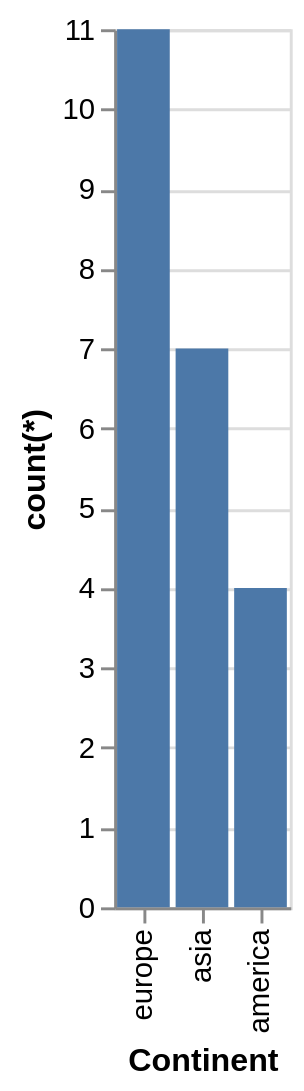

Here is the Vega-Lite specification saved for this chart:
### Vega-Lite specification from a JSON file in a GitHub repository (floating-point values rounded to 4 significant figures)
{"data": {"values": [{"x_data": "europe", "y_data": 11}, {"x_data": "asia", "y_data": 7}, {"x_data": "america", "y_data": 4}]}, "mark": "bar", "encoding": {"x": {"field": "x_data", "type": "nominal", "title": "Continent", "sort": {"op": "sum", "field": "y_data", "order": "descending"}}, "y": {"field": "y_data", "type": "quantitative", "title": "count(*)"}}}
